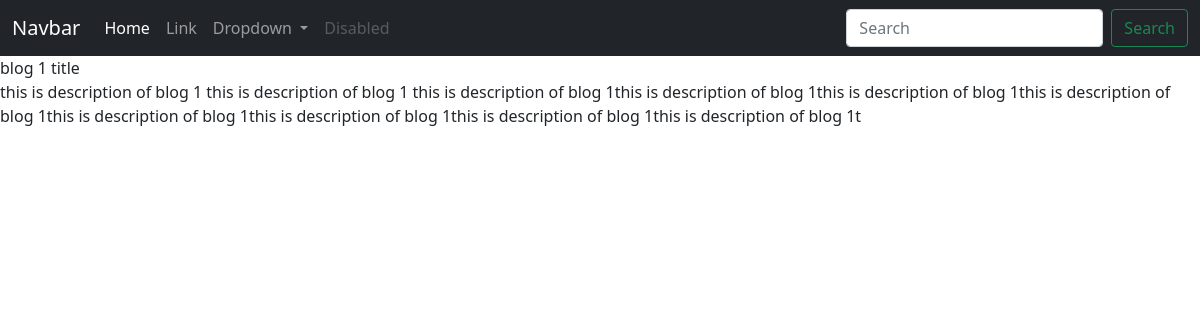
Page /blog/1/ on the committed database.
### blog/models.py (models this page shows)
class Blog(models.Model):
    title=models.CharField(max_length=100)
    description=models.TextField(max_length=300)
    date=models.DateField()

### blog/views.py (the view)
# urls.py: path("<int:blog_id>/", views.detail, name="detail")
def detail(request,blog_id):
    blog=get_object_or_404(Blog, pk=blog_id )
    return  render(request, 'blog/detail.html',{'blog':blog})

### blog/templates/blog/detail.html
{% extends 'projectsfolio/base.html' %}
{% block content %}
{{blog.title}} <br>
{{blog.description}}
{%endblock%}

### rows in the picture
Blog: title "blog 1 title", description "this is description of blog 1 this is description of blog 1 this is description of blog 1this is description of blog 1this is description of blog 1this is description of blog 1this is description of blog 1this is description of blog 1this is description of blog 1this is description of blog 1t"
